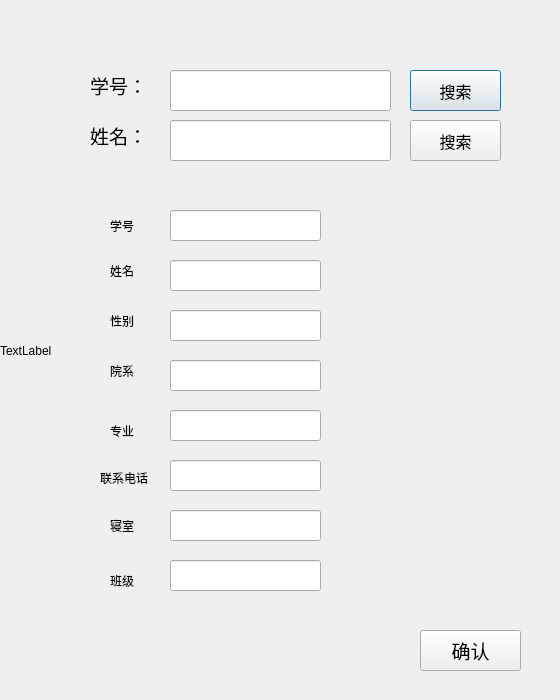
<?xml version="1.0" encoding="UTF-8"?>
<ui version="4.0">
 <class>Admin_find</class>
 <widget class="QDialog" name="Admin_find">
  <property name="geometry">
   <rect>
    <x>0</x>
    <y>0</y>
    <width>560</width>
    <height>700</height>
   </rect>
  </property>
  <property name="windowTitle">
   <string>Dialog</string>
  </property>
  <widget class="QLineEdit" name="findidlineEdit">
   <property name="geometry">
    <rect>
     <x>170</x>
     <y>70</y>
     <width>221</width>
     <height>41</height>
    </rect>
   </property>
  </widget>
  <widget class="QLineEdit" name="findnamelineEdit">
   <property name="geometry">
    <rect>
     <x>170</x>
     <y>120</y>
     <width>221</width>
     <height>41</height>
    </rect>
   </property>
  </widget>
  <widget class="QLabel" name="label">
   <property name="geometry">
    <rect>
     <x>90</x>
     <y>70</y>
     <width>81</width>
     <height>31</height>
    </rect>
   </property>
   <property name="font">
    <font>
     <family>方正粗圆宋简体</family>
     <pointsize>14</pointsize>
    </font>
   </property>
   <property name="text">
    <string>学号：</string>
   </property>
  </widget>
  <widget class="QLabel" name="label_2">
   <property name="geometry">
    <rect>
     <x>90</x>
     <y>120</y>
     <width>81</width>
     <height>31</height>
    </rect>
   </property>
   <property name="font">
    <font>
     <family>方正粗圆宋简体</family>
     <pointsize>14</pointsize>
    </font>
   </property>
   <property name="text">
    <string>姓名：</string>
   </property>
  </widget>
  <widget class="QPushButton" name="pushButton">
   <property name="geometry">
    <rect>
     <x>410</x>
     <y>70</y>
     <width>91</width>
     <height>41</height>
    </rect>
   </property>
   <property name="font">
    <font>
     <family>方正粗圆宋简体</family>
     <pointsize>12</pointsize>
    </font>
   </property>
   <property name="text">
    <string>搜索</string>
   </property>
  </widget>
  <widget class="QPushButton" name="pushButton_2">
   <property name="geometry">
    <rect>
     <x>410</x>
     <y>120</y>
     <width>91</width>
     <height>41</height>
    </rect>
   </property>
   <property name="font">
    <font>
     <family>方正粗圆宋简体</family>
     <pointsize>12</pointsize>
    </font>
   </property>
   <property name="text">
    <string>搜索</string>
   </property>
  </widget>
  <widget class="QLineEdit" name="idlineEdit">
   <property name="geometry">
    <rect>
     <x>170</x>
     <y>210</y>
     <width>151</width>
     <height>31</height>
    </rect>
   </property>
  </widget>
  <widget class="QLabel" name="label_3">
   <property name="geometry">
    <rect>
     <x>110</x>
     <y>210</y>
     <width>61</width>
     <height>31</height>
    </rect>
   </property>
   <property name="text">
    <string>学号</string>
   </property>
  </widget>
  <widget class="QLabel" name="label_4">
   <property name="geometry">
    <rect>
     <x>110</x>
     <y>260</y>
     <width>41</width>
     <height>21</height>
    </rect>
   </property>
   <property name="text">
    <string>姓名</string>
   </property>
  </widget>
  <widget class="QLineEdit" name="namelineEdit">
   <property name="geometry">
    <rect>
     <x>170</x>
     <y>260</y>
     <width>151</width>
     <height>31</height>
    </rect>
   </property>
  </widget>
  <widget class="QLabel" name="label_5">
   <property name="geometry">
    <rect>
     <x>110</x>
     <y>310</y>
     <width>51</width>
     <height>21</height>
    </rect>
   </property>
   <property name="text">
    <string>性别</string>
   </property>
  </widget>
  <widget class="QLabel" name="label_6">
   <property name="geometry">
    <rect>
     <x>110</x>
     <y>360</y>
     <width>41</width>
     <height>21</height>
    </rect>
   </property>
   <property name="text">
    <string>院系</string>
   </property>
  </widget>
  <widget class="QLabel" name="label_7">
   <property name="geometry">
    <rect>
     <x>110</x>
     <y>420</y>
     <width>41</width>
     <height>21</height>
    </rect>
   </property>
   <property name="text">
    <string>专业</string>
   </property>
  </widget>
  <widget class="QLabel" name="label_8">
   <property name="geometry">
    <rect>
     <x>100</x>
     <y>470</y>
     <width>72</width>
     <height>15</height>
    </rect>
   </property>
   <property name="text">
    <string>联系电话</string>
   </property>
  </widget>
  <widget class="QLabel" name="label_9">
   <property name="geometry">
    <rect>
     <x>110</x>
     <y>510</y>
     <width>41</width>
     <height>31</height>
    </rect>
   </property>
   <property name="text">
    <string>寝室</string>
   </property>
  </widget>
  <widget class="QLabel" name="label_10">
   <property name="geometry">
    <rect>
     <x>110</x>
     <y>570</y>
     <width>41</width>
     <height>21</height>
    </rect>
   </property>
   <property name="text">
    <string>班级</string>
   </property>
  </widget>
  <widget class="QLineEdit" name="sexlineEdit">
   <property name="geometry">
    <rect>
     <x>170</x>
     <y>310</y>
     <width>151</width>
     <height>31</height>
    </rect>
   </property>
  </widget>
  <widget class="QLineEdit" name="yuanxilineEdit">
   <property name="geometry">
    <rect>
     <x>170</x>
     <y>360</y>
     <width>151</width>
     <height>31</height>
    </rect>
   </property>
  </widget>
  <widget class="QLineEdit" name="zhuanyelineEdit">
   <property name="geometry">
    <rect>
     <x>170</x>
     <y>410</y>
     <width>151</width>
     <height>31</height>
    </rect>
   </property>
  </widget>
  <widget class="QLineEdit" name="tellineEdit">
   <property name="geometry">
    <rect>
     <x>170</x>
     <y>460</y>
     <width>151</width>
     <height>31</height>
    </rect>
   </property>
  </widget>
  <widget class="QLineEdit" name="qinshilineEdit">
   <property name="geometry">
    <rect>
     <x>170</x>
     <y>510</y>
     <width>151</width>
     <height>31</height>
    </rect>
   </property>
  </widget>
  <widget class="QLineEdit" name="classlineEdit">
   <property name="geometry">
    <rect>
     <x>170</x>
     <y>560</y>
     <width>151</width>
     <height>31</height>
    </rect>
   </property>
  </widget>
  <widget class="QPushButton" name="pushButton_3">
   <property name="geometry">
    <rect>
     <x>420</x>
     <y>630</y>
     <width>101</width>
     <height>41</height>
    </rect>
   </property>
   <property name="font">
    <font>
     <family>方正粗圆宋简体</family>
     <pointsize>14</pointsize>
    </font>
   </property>
   <property name="text">
    <string>确认</string>
   </property>
  </widget>
  <widget class="QLabel" name="llabel">
   <property name="geometry">
    <rect>
     <x>0</x>
     <y>0</y>
     <width>561</width>
     <height>701</height>
    </rect>
   </property>
   <property name="text">
    <string>TextLabel</string>
   </property>
  </widget>
  <zorder>llabel</zorder>
  <zorder>findidlineEdit</zorder>
  <zorder>findnamelineEdit</zorder>
  <zorder>label</zorder>
  <zorder>label_2</zorder>
  <zorder>pushButton</zorder>
  <zorder>pushButton_2</zorder>
  <zorder>idlineEdit</zorder>
  <zorder>label_3</zorder>
  <zorder>label_4</zorder>
  <zorder>namelineEdit</zorder>
  <zorder>label_5</zorder>
  <zorder>label_6</zorder>
  <zorder>label_7</zorder>
  <zorder>label_8</zorder>
  <zorder>label_9</zorder>
  <zorder>label_10</zorder>
  <zorder>sexlineEdit</zorder>
  <zorder>yuanxilineEdit</zorder>
  <zorder>zhuanyelineEdit</zorder>
  <zorder>tellineEdit</zorder>
  <zorder>qinshilineEdit</zorder>
  <zorder>classlineEdit</zorder>
  <zorder>pushButton_3</zorder>
 </widget>
 <resources/>
 <connections/>
</ui>
